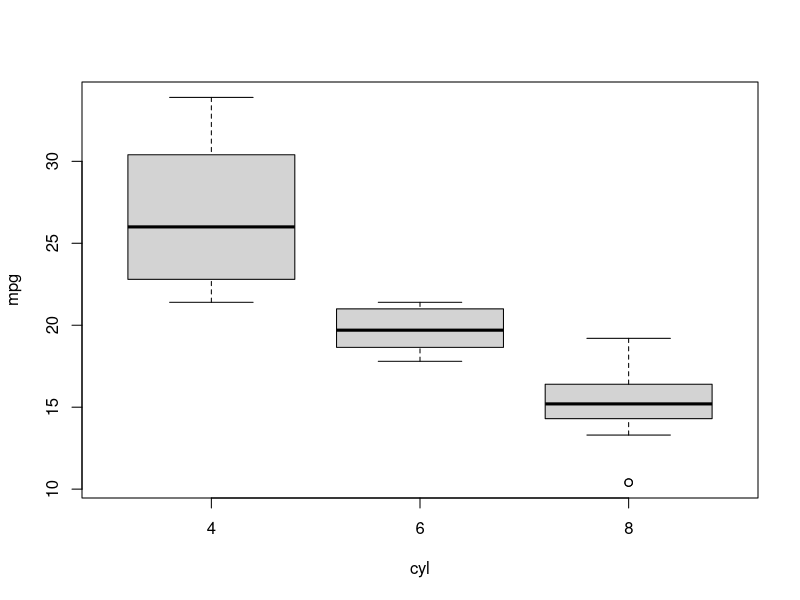

Here is the R script that generated this plot:
## ---- chunk 1

data = mtcars
head(data)

## ---- chunk 2

# Médias amostrais
aggregate(mpg ~ cyl, data = data, FUN = mean)

## ---- chunk 3

# Boxplot
boxplot(mpg ~ cyl, data = data)

## ---- chunk 4

# teste t para 6 e 8 cilindros
t.test(mpg ~ cyl, data = data[which(data$cyl != 4),], var.equal = TRUE)

## ---- chunk 5

# teste t para 4 e 8 cilindros
t.test(mpg ~ cyl, data = data[which(data$cyl != 6),])

# teste t para 4 e 6 cilindros
t.test(mpg ~ cyl, data = data[which(data$cyl != 8),])

